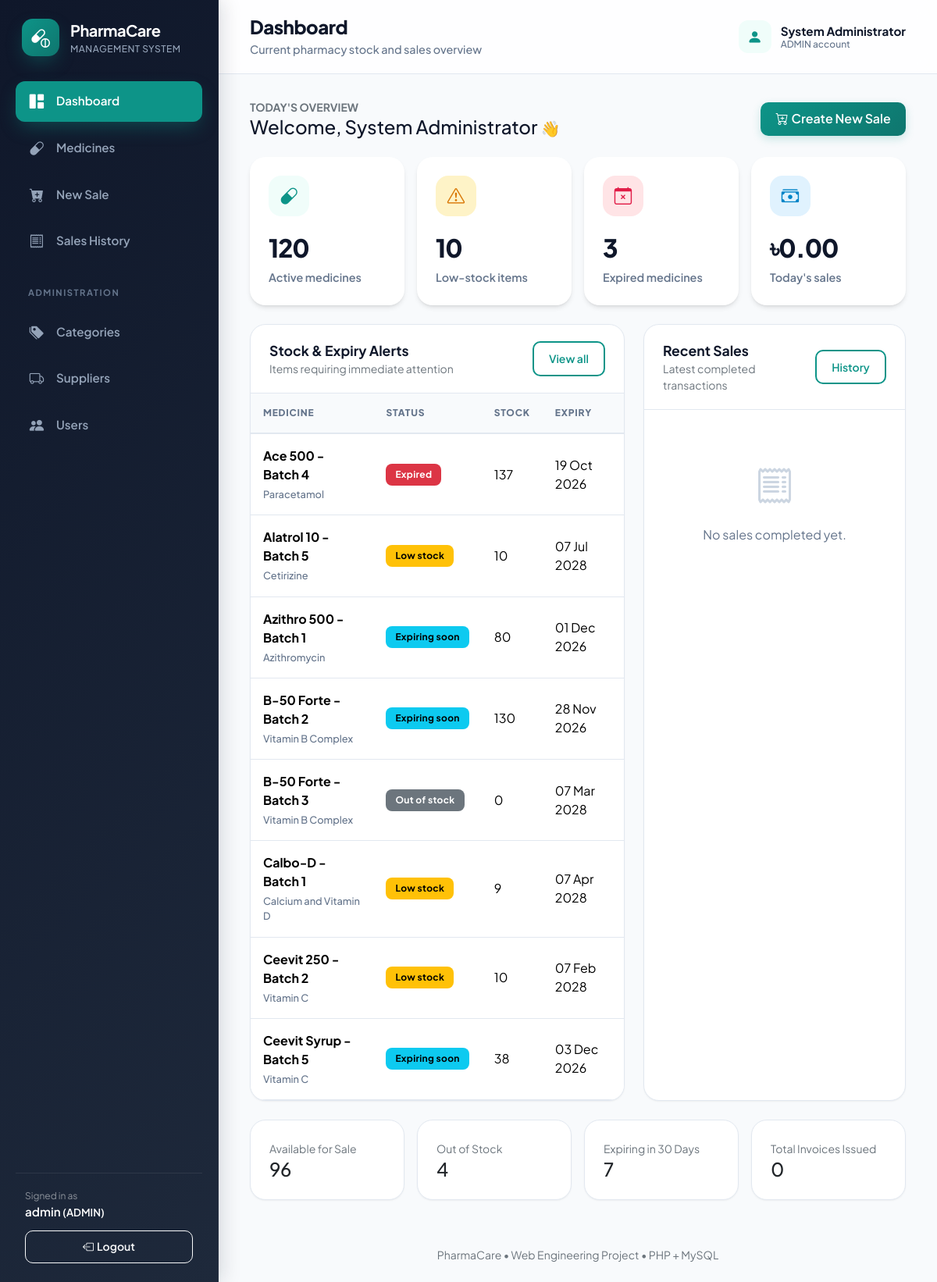
Screenshot of /index.php?page=dashboard (signed in) with the database file from the repository.
### tables this page shows
CREATE TABLE IF NOT EXISTS app_users (
 id BIGINT UNSIGNED NOT NULL AUTO_INCREMENT PRIMARY KEY,
 full_name VARCHAR(80) NOT NULL,
 username VARCHAR(50) NOT NULL UNIQUE,
 email VARCHAR(120) NULL UNIQUE,
 phone VARCHAR(30) NULL,
 address VARCHAR(255) NULL,
 password VARCHAR(255) NOT NULL,
 role ENUM('ADMIN','STAFF','CUSTOMER') NOT NULL DEFAULT 'CUSTOMER',
 enabled TINYINT(1) NOT NULL DEFAULT 1,
 created_at DATETIME NOT NULL DEFAULT CURRENT_TIMESTAMP
);

CREATE TABLE IF NOT EXISTS medicines (
 id BIGINT UNSIGNED NOT NULL AUTO_INCREMENT PRIMARY KEY,
 name VARCHAR(120) NOT NULL,
 generic_name VARCHAR(120) NOT NULL,
 brand_name VARCHAR(120) NULL,
 batch_number VARCHAR(60) NOT NULL UNIQUE,
 medicine_type ENUM('TABLET','CAPSULE','SYRUP','INJECTION','CREAM','DROP','INHALER','OTHER') NOT NULL,
 purchase_price DECIMAL(12,2) NOT NULL,
 selling_price DECIMAL(12,2) NOT NULL,
 quantity INT UNSIGNED NOT NULL DEFAULT 0,
 minimum_stock_level INT UNSIGNED NOT NULL DEFAULT 10,
 manufacturing_date DATE NULL,
 expiry_date DATE NOT NULL,
 prescription_required TINYINT(1) NOT NULL DEFAULT 0,
 active TINYINT(1) NOT NULL DEFAULT 1,
 category_id BIGINT UNSIGNED NOT NULL,
 supplier_id BIGINT UNSIGNED NOT NULL,
 CONSTRAINT fk_medicine_category FOREIGN KEY(category_id) REFERENCES categories(id) ON DELETE RESTRICT,
 CONSTRAINT fk_medicine_supplier FOREIGN KEY(supplier_id) REFERENCES suppliers(id) ON DELETE RESTRICT,
 INDEX idx_medicine_name (name),
 INDEX idx_medicine_expiry (expiry_date),
 INDEX idx_medicine_category (category_id),
 INDEX idx_medicine_supplier (supplier_id)
);

### index.php (called while the page is built, shortened)
<?php
require __DIR__ . '/includes/bootstrap.php';
$page = (string)($_GET['page'] ?? 'dashboard');
require_login();
require __DIR__ . '/includes/header.php';
include __DIR__ . '/pages/' . $page . '.php';
require __DIR__ . '/includes/footer.php';

### includes/functions.php (called while the page is built, shortened)
<?php
function e(mixed $value): string { return htmlspecialchars((string)($value ?? ''), ENT_QUOTES | ENT_SUBSTITUTE, 'UTF-8'); }
function url(string $page = 'dashboard', array $params = []): string { return 'index.php?' . http_build_query(['page' => $page] + $params); }
function money(mixed $amount): string { return '৳' . number_format((float)$amount, 2); }
function nice_date(?string $date, bool $time = false): string { return $date ? date($time ? 'd M Y, h:i A' : 'd M Y', strtotime($date)) : '—'; }
function fetch_all(string $sql, array $params = []): array { $stmt = db()->prepare($sql); $stmt->execute($params); return $stmt->fetchAll(); }
function fetch_one(string $sql, array $params = []): ?array { $stmt = db()->prepare($sql); $stmt->execute($params); $data = $stmt->fetch(); return $data ?: null; }
function user(): ?array { return $_SESSION['user'] ?? null; }
function require_login(): void {
    $row = fetch_one('SELECT id,full_name,username,role,enabled FROM app_users WHERE id=?', [user()['id']]);
}
function medicine_status(array $m): string {
    $today = date('Y-m-d');
    if ($m['expiry_date'] < $today) return 'EXPIRED';
    if ((int)$m['quantity'] <= 0) return 'OUT_OF_STOCK';
    if ($m['expiry_date'] <= date('Y-m-d', strtotime('+30 days'))) return 'EXPIRING_SOON';
    if ((int)$m['quantity'] <= (int)$m['minimum_stock_level']) return 'LOW_STOCK';
    return 'AVAILABLE';
}
function status_label(string $status): string { return [
    'AVAILABLE' => 'Available', 'LOW_STOCK' => 'Low stock', 'OUT_OF_STOCK' => 'Out of stock',
    'EXPIRING_SOON' => 'Expiring soon', 'EXPIRED' => 'Expired', 'INACTIVE' => 'Inactive'
][$status] ?? $status; }
function status_badge(string $status): string { return [
    'AVAILABLE' => 'success', 'LOW_STOCK' => 'warning', 'OUT_OF_STOCK' => 'secondary',
    'EXPIRING_SOON' => 'info', 'EXPIRED' => 'danger', 'INACTIVE' => 'dark'
][$status] ?? 'secondary'; }
function medicine_query(): string { return 'SELECT m.*, c.name AS category_name, s.name AS supplier_name, s.company_name AS supplier_company FROM medicines m JOIN categories c ON c.id=m.category_id JOIN suppliers s ON s.id=m.supplier_id'; }
function page_title(string $page): string { return [
    'dashboard' => 'Dashboard', 'medicines' => 'Medicine Inventory', 'medicine_form' => 'Medicine Details',
    'sales' => 'Sales History', 'sale_form' => 'Create New Sale', 'invoice' => 'Sales Invoice',
    'categories' => 'Medicine Categories', 'suppliers' => 'Suppliers', 'users' => 'User Management'
][$page] ?? 'PharmaCare'; }

### includes/bootstrap.php (called while the page is built, shortened)
<?php
$config = require dirname(__DIR__) . '/config.php';
require_once __DIR__ . '/functions.php';
function db(): PDO
{
    static $pdo = null;
    if ($pdo === null) {
        global $config;
        $dsn = 'mysql:host=' . $config['db_host'] . ';port=' . (int)($config['db_port'] ?? 3306) . ';dbname=' . $config['db_name'] . ';charset=utf8mb4';
        try {
            $pdo = new PDO($dsn, (string)$config['db_user'], (string)$config['db_pass'], [
                PDO::ATTR_ERRMODE => PDO::ERRMODE_EXCEPTION,
                PDO::ATTR_DEFAULT_FETCH_MODE => PDO::FETCH_ASSOC,
                PDO::ATTR_EMULATE_PREPARES => false,
            ]);
            $pdo->exec("SET time_zone = '+06:00'");
        } catch (PDOException $e) {
            http_response_code(500);
            die("
            <!doctype html>
            <html lang='en'>
            <head>
                <meta charset='utf-8'>
                <title>Database Connection Issue | PharmaCare</title>
                <style>
                    body { font-family: -apple-system, BlinkMacSystemFont, 'Segoe UI', Roboto, Helvetica, Arial, sans-serif; background: #f8fafc; color: #1e293b; padding: 40px 20px; }
                    .card { max-width: 600px; margin: 0 auto; background: #ffffff; border-radius: 12px; border: 1px solid #e2e8f0; padding: 32px; box-shadow: 0 4px 6px -1px rgba(0,0,0,0.05); }
                    h2 { color: #dc2626; margin-top: 0; font-size: 20px; }
                    .alert { background: #fef2f2; border: 1px solid #fee2e2; color: #991b1b; padding: 12px 16px; border-radius: 8px; font-size: 14px; margin-bottom: 20px; }
                    ul { padding-left: 20px; font-size: 14px; line-height: 1.6; }
                    code { background: #f1f5f9; padding: 2px 6px; border-radius: 4px; font-family: monospace; color: #0f172a; }
                </style>
            </head>
            <body>
                <div class='card'>
                    <h2>Database Connection Failed</h2>
                    <div class='alert'>" . htmlspecialchars($e->getMessage(), ENT_QUOTES, 'UTF-8') . "</div>
                    <p>Please check your <code>config.php</code> credentials:</p>
                    <ul>
                        <li><strong>Host:</strong> <code>" . htmlspecialchars((string)($config['db_host'] ?? ''), ENT_QUOTES, 'UTF-8') . "</code></li>
                        <li><strong>Database:</strong> <code>" . htmlspecialchars((string)($config['db_name'] ?? ''), ENT_QUOTES, 'UTF-8') . "</code></li>
                        <li><strong>User:</strong> <code>" . htmlspecialchars((string)($config['db_user'] ?? ''), ENT_QUOTES, 'UTF-8') . "</code></li>
                    </ul>
                    <p style='font-size: 13px; color: #64748b;'>Make sure your database is created in InfinityFree cPanel and <code>infinityfree_import.sql</code> has been imported.</p>
                </div>
            </body>
            </html>
            ");
        }
    }
    return $pdo;
}

### pages/dashboard.php (the view, shortened to what this page needs)
<?php
$medicines = fetch_all(medicine_query() . ' ORDER BY m.name, m.batch_number');
$counts = array_fill_keys(['AVAILABLE', 'LOW_STOCK', 'OUT_OF_STOCK', 'EXPIRED', 'EXPIRING_SOON', 'INACTIVE'], 0);
$alerts = [];
foreach ($medicines as $m) {
    $status = medicine_status($m);
    $counts[$status]++;
    if ((int)$m['active'] && $status !== 'AVAILABLE' && count($alerts) < 8) {
        $alerts[] = $m + ['computed_status' => $status];
    }
}
$totalActive = count($medicines) - $counts['INACTIVE'];
$stats = fetch_one('SELECT COUNT(*) AS invoices, COALESCE(SUM(CASE WHEN DATE(sale_date) = CURDATE() THEN total_amount ELSE 0 END), 0) AS today_sales FROM sales');
$recentSales = fetch_all('SELECT s.*, u.username FROM sales s JOIN app_users u ON s.sold_by_id = u.id ORDER BY s.sale_date DESC, s.id DESC LIMIT 10');
?>
<div class="d-flex flex-wrap justify-content-between align-items-center gap-2 mb-4">
    <div>
        <div class="text-secondary small fw-bold">TODAY'S OVERVIEW</div>
        <h2 class="h4 mb-0">Welcome, <?= e(user()['full_name']) ?> <span class="fs-5">👋</span></h2>
    </div>
    <a href="<?= e(url('sale_form')) ?>" class="btn btn-primary">
        <i class="bi bi-cart-plus me-1"></i>Create New Sale
    </a>
</div>
<div class="row g-3 mb-4">
    <?php
    $metricCards = [
        ['capsule', 'brand', $totalActive, 'Active medicines'],
        ['exclamation-triangle', 'warning', $counts['LOW_STOCK'], 'Low-stock items'],
        ['calendar-x', 'danger', $counts['EXPIRED'], 'Expired medicines'],
        ['cash-stack', 'info', money($stats['today_sales']), "Today's sales"]
    ];
    foreach ($metricCards as $i => $s): ?>
        <div class="col-6 col-xl-3 animate-fade-up <?= $i ? 'delay-' . min($i * 100, 300) : '' ?>">
            <div class="card stat-card">
                <div class="card-body">
                    <div class="icon icon-<?= e($s[1]) ?>">
                        <i class="bi bi-<?= e($s[0]) ?>"></i>
                    </div>
                    <div class="value"><?= e((string)$s[2]) ?></div>
                    <div class="label"><?= e($s[3]) ?></div>
                </div>
            </div>
        </div>
    <?php endforeach; ?>
</div>
<div class="row g-4">
    <div class="col-xl-7">
        <div class="card h-100">
            <div class="card-header d-flex justify-content-between align-items-center">
                <div>
                    <strong>Stock &amp; Expiry Alerts</strong>
                    <div class="small text-secondary">Items requiring immediate attention</div>
                </div>
                <a href="<?= e(url('medicines')) ?>" class="btn btn-sm btn-outline-primary">View all</a>
            </div>
            <div class="table-responsive">
                <table class="table">
                    <thead>
                        <tr>
                            <th>Medicine</th>
                            <th>Status</th>
                            <th>Stock</th>
                            <th>Expiry</th>
                        </tr>
                    </thead>
                    <tbody>
                        <?php foreach ($alerts as $m): ?>
                            <tr>
                                <td>
                                    <strong><?= e($m['name']) ?></strong>
                                    <span class="subtext"><?= e($m['generic_name']) ?></span>
                                </td>
                                <td>
                                    <span class="badge text-bg-<?= e(status_badge($m['computed_status'])) ?>">
                                        <?= e(status_label($m['computed_status'])) ?>
                                    </span>
                                </td>
                                <td><?= e($m['quantity']) ?></td>
                                <td><?= e(nice_date($m['expiry_date'])) ?></td>
                            </tr>
                        <?php endforeach; ?>
                    </tbody>
                </table>
            </div>
        </div>
    </div>
    <div class="col-xl-5">
        <div class="card h-100">
            <div class="card-header d-flex justify-content-between align-items-center">
                <div>
                    <strong>Recent Sales</strong>
                    <div class="small text-secondary">Latest completed transactions</div>
                </div>
                <a href="<?= e(url('sales')) ?>" class="btn btn-sm btn-outline-primary">History</a>
            </div>
            <div class="card-body p-0">
                <?php if (!$recentSales): ?>
                    <div class="empty-state">
                        <i class="bi bi-receipt"></i>
                        <p>No sales completed yet.</p>
                    </div>
                <?php endif; ?>
            </div>
        </div>
    </div>
</div>
<div class="row g-3 mt-2">
    <?php
    $secondaryStats = [
        ['Available for Sale', $counts['AVAILABLE']],
        ['Out of Stock', $counts['OUT_OF_STOCK']],
        ['Expiring in 30 Days', $counts['EXPIRING_SOON']],
        ['Total Invoices Issued', $stats['invoices']]
    ];
    foreach ($secondaryStats as $c): ?>
        <div class="col-6 col-md-3">
            <div class="card">
                <div class="card-body">
                    <small class="text-secondary"><?= e($c[0]) ?></small>
                    <div class="h4 mb-0"><?= e((string)$c[1]) ?></div>
                </div>
            </div>
        </div>
    <?php endforeach; ?>
</div>

### includes/header.php (shortened to what this page needs)
<?php
$active = match($page) { 'medicine_form'=>'medicines','invoice'=>'sales','sale_form'=>'sale_form',default=>$page };
$heading = page_title($page);
$subtitles = [
 'dashboard' => 'Current pharmacy stock and sales overview',
 'medicines' => 'Search stock, prices, batch and expiry information',
 'medicine_form' => 'Enter medicine, stock, price and expiry details',
 'sale_form' => 'Select medicines and generate an invoice',
 'sales' => 'Review completed sales and print invoices',
 'invoice' => 'Printable receipt for the completed sale',
 'categories' => 'Organize medicines into searchable groups',
 'suppliers' => 'Manage supplier and contact information',
 'users' => 'Create staff accounts and control access',
];
$links = [
 ['dashboard','grid-1x2-fill','Dashboard','dashboard'],
 ['medicines','capsule','Medicines','medicines'],
 ['sale_form','cart-plus-fill','New Sale','sale_form'],
 ['sales','receipt','Sales History','sales'],
];
if (is_admin()) {
 $links[] = ['section', '', 'Administration', ''];
 $links[] = ['categories', 'tags-fill','Categories','categories'];
 $links[] = ['suppliers','truck','Suppliers','suppliers'];
 $links[] = ['users','people-fill','Users','users'];
}
?>
<!doctype html><html lang="en"><head>
<link href="https://cdn.jsdelivr.net/npm/bootstrap@5.3.3/dist/css/bootstrap.min.css" rel="stylesheet">
<link href="https://cdn.jsdelivr.net/npm/bootstrap-icons@1.11.3/font/bootstrap-icons.min.css" rel="stylesheet">
<link rel="stylesheet" href="assets/css/app.css"></head><body>
<aside class="app-sidebar">
 <a class="brand" href="<?=e(url('dashboard'))?>"><span class="brand-mark"><i class="bi bi-capsule-pill"></i></span><span><strong>PharmaCare</strong><small>Management System</small></span></a>
 <nav class="sidebar-nav">
 <?php foreach ($links as [$dest, $icon, $label, $selected]): ?>
 <?php if ($dest === 'section'): ?><div class="nav-section"><?=e($label)?></div>
 <?php else: ?><a class="<?=($active === $selected ? 'active' : '')?>" href="<?=e(url($dest))?>"><i class="bi bi-<?=e($icon)?>"></i><span><?=e($label)?></span></a><?php endif; ?>
 <?php endforeach; ?>
 </nav>
 <div class="sidebar-footer"><div class="small text-white-50">Signed in as</div><div class="fw-semibold text-white text-truncate"><?=e(user()['username'])?> <small>(<?=e(user()['role'])?>)</small></div>
 <form method="post" action="actions.php"><input type="hidden" name="action" value="logout"><?=csrf_field()?><button class="btn btn-sm btn-outline-light w-100" type="submit"><i class="bi bi-box-arrow-left me-1"></i><span>Logout</span></button></form></div>
</aside>
<div class="app-main">
 <header class="app-topbar"><div class="d-flex align-items-center gap-3"><button type="button" class="btn btn-light d-sm-none" id="mobileMenuBtn" aria-label="Open menu"><i class="bi bi-list fs-5"></i></button><div><h1><?=e($heading)?></h1><p><?=e($subtitles[$page]??'PharmaCare Management System')?></p></div></div><div class="topbar-user"><span class="avatar"><i class="bi bi-person-fill"></i></span><span><strong><?=e(user()['full_name'])?></strong><small><?=e(user()['role'])?> account</small></span></div></header>
 <main class="content">

### rows the page displays
app_users: username "admin", role "ADMIN", full_name "System Administrator"
medicines: name "Ace 500 - Batch 4", generic_name "Paracetamol", computed_status "Expired", quantity "137", expiry_date "19 Oct 2026"
medicines: name "Alatrol 10 - Batch 5", generic_name "Cetirizine", computed_status "Low stock", quantity "10", expiry_date "07 Jul 2028"
medicines: name "Azithro 500 - Batch 1", generic_name "Azithromycin", computed_status "Expiring soon", quantity "80", expiry_date "01 Dec 2026"
medicines: name "B-50 Forte - Batch 2", generic_name "Vitamin B Complex", computed_status "Expiring soon", quantity "130", expiry_date "28 Nov 2026"
medicines: name "B-50 Forte - Batch 3", generic_name "Vitamin B Complex", computed_status "Out of stock", quantity "0", expiry_date "07 Mar 2028"
medicines: name "Calbo-D - Batch 1", generic_name "Calcium and Vitamin D", computed_status "Low stock", quantity "9", expiry_date "07 Apr 2028"
medicines: name "Ceevit 250 - Batch 2", generic_name "Vitamin C", computed_status "Low stock", quantity "10", expiry_date "07 Feb 2028"
medicines: name "Ceevit Syrup - Batch 5", generic_name "Vitamin C", computed_status "Expiring soon", quantity "38", expiry_date "03 Dec 2026"

### other values shown
$label "Dashboard"
$label "Medicines"
$label "New Sale"
$label "Sales History"
$label "ADMINISTRATION"
$label "Categories"
$label "Suppliers"
$label "Users"
$heading "Dashboard"
$subtitles[$page] "Current pharmacy stock and sales overview"
$s[2] "120"
$s[3] "Active medicines"
$s[2] "10"
$s[3] "Low-stock items"
$s[2] "3"
